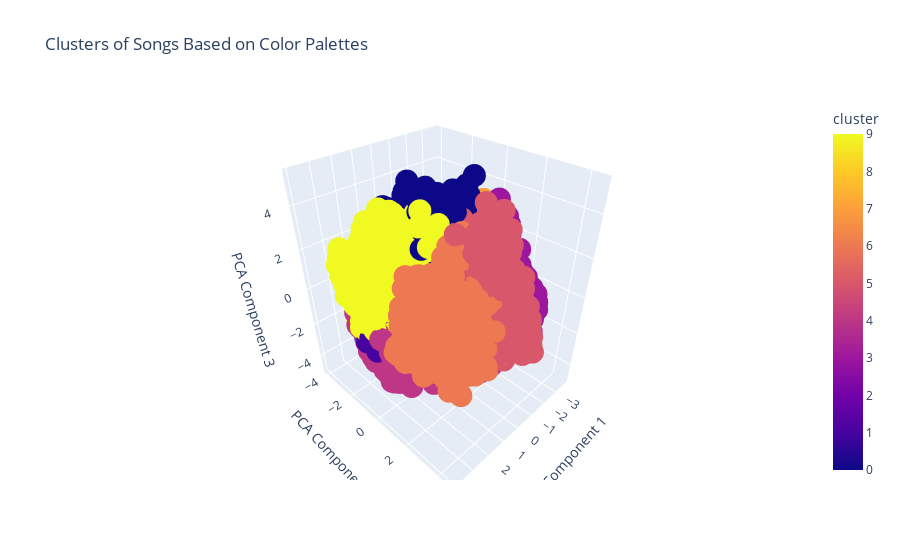

Here is the notebook cell this chart was saved with:
### Code cell
# Add the 3D PCA components to the dataframe
data['pca_3d_1'] = color_vectors_3d[:, 0]
data['pca_3d_2'] = color_vectors_3d[:, 1]
data['pca_3d_3'] = color_vectors_3d[:, 2]

fig = px.scatter_3d(data, x='pca_3d_1', y='pca_3d_2', z='pca_3d_3',
                    color='cluster', hover_data=['track_name', 'artists', 'track_genre'],
                    title='Clusters of Songs Based on Color Palettes',
                    labels={'pca_3d_1': 'PCA Component 1', 'pca_3d_2': 'PCA Component 2', 'pca_3d_3': 'PCA Component 3'})

fig.show()

### Figure 1 — Plotly figure (JSON) as saved in the notebook; plotly's stock layout.template omitted (floating-point values rounded to 4 significant figures; data arrays with more than 128 entries replaced by an {"elided": "..."} marker saying what was removed)
{"data": [{"customdata": {"elided": "8187x3 str values"}, "hovertemplate": "PCA Component 1=%{x}<br>PCA Component 2=%{y}<br>PCA Component 3=%{z}<br>track_name=%{customdata[0]}<br>artists=%{customdata[1]}<br>track_genre=%{customdata[2]}<br>cluster=%{marker.color}<extra></extra>", "legendgroup": "", "marker": {"color": {"elided": "8187 int values"}, "coloraxis": "coloraxis", "symbol": "circle"}, "mode": "markers", "name": "", "scene": "scene", "showlegend": false, "type": "scatter3d", "x": {"elided": "8187 float values"}, "y": {"elided": "8187 float values"}, "z": {"elided": "8187 float values"}}], "layout": {"coloraxis": {"colorbar": {"title": {"text": "cluster"}}, "colorscale": [[0, "#0d0887"], [0.1111, "#46039f"], [0.2222, "#7201a8"], [0.3333, "#9c179e"], [0.4444, "#bd3786"], [0.5556, "#d8576b"], [0.6667, "#ed7953"], [0.7778, "#fb9f3a"], [0.8889, "#fdca26"], [1, "#f0f921"]]}, "legend": {"tracegroupgap": 0}, "scene": {"domain": {"x": [0, 1], "y": [0, 1]}, "xaxis": {"title": {"text": "PCA Component 1"}}, "yaxis": {"title": {"text": "PCA Component 2"}}, "zaxis": {"title": {"text": "PCA Component 3"}}}, "title": {"text": "Clusters of Songs Based on Color Palettes"}}}
